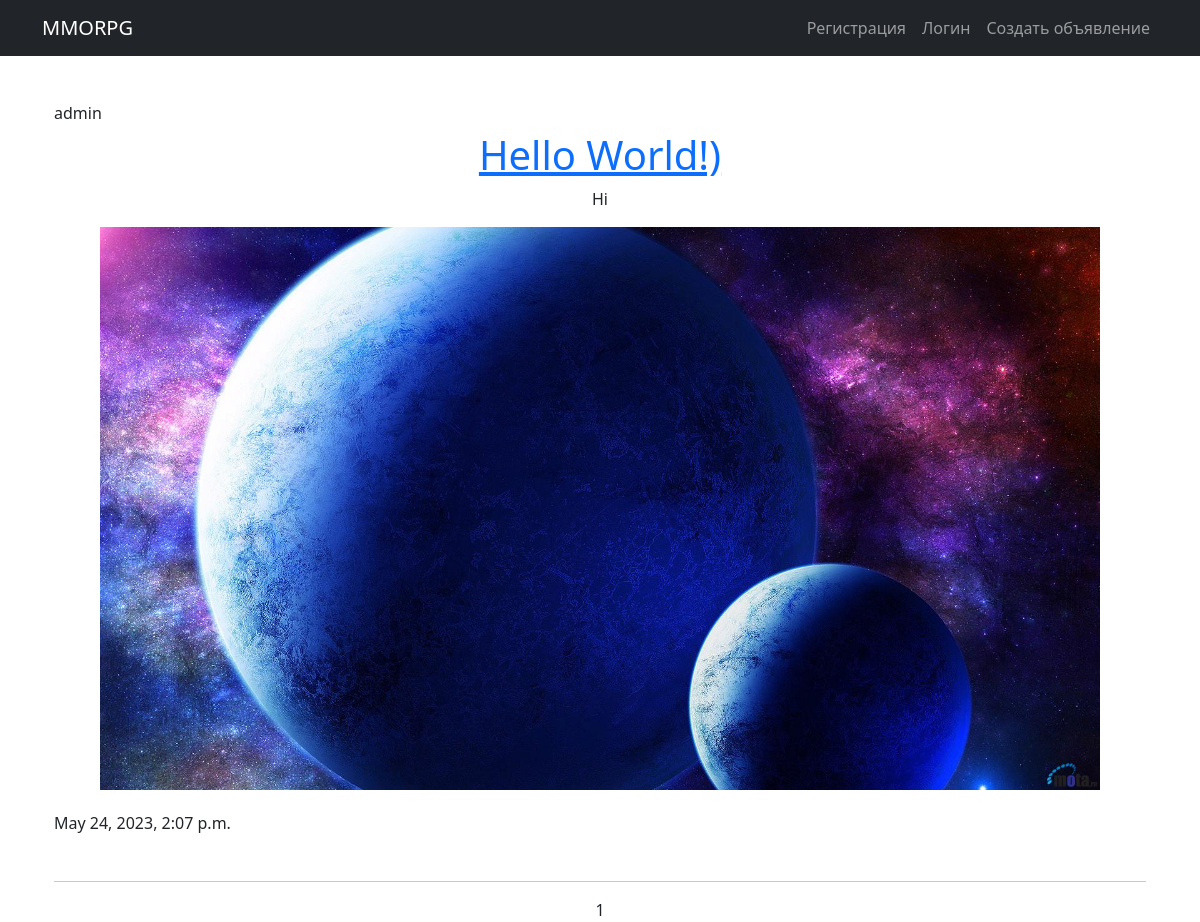
The page / on the database its author committed.
### appmmo/models.py (models this page shows, shortened)
class Advertisement(models.Model):
    tank = 'TK'
    heal = 'HL'
    dd = 'DD'
    trader = 'TD'
    guild_masters = 'GM'
    quest_giver = 'KG'
    blacksmith = 'BS'
    the_tanner = 'TR'
    potions_master = 'PM'
    master_of_spells = 'SP'
    CATEGORY_CHOIESES = (
        (tank, ('Танки')),
        (heal, ('Хилы')),
        (dd, ('ДД')),
        (trader, ('Торговец')),
        (guild_masters, ('Гилдмастер')),
        (quest_giver, ('Квестгивер')),
        (blacksmith, ('Кузнец')),
        (the_tanner, ('Кожевник')),
        (potions_master, ('Зельевар')),
        (master_of_spells, ('Мастер заклинаний')),
    )
    author = models.ForeignKey(User, on_delete=models.CASCADE)
    heading = models.CharField(max_length=128, help_text=('Название объявления'))
    text = models.TextField(help_text=('Это текст объявления'))
    classType = models.CharField(max_length=2, choices=CATEGORY_CHOIESES, help_text=('Тип класса'))
    image = models.ImageField(max_length=255,  upload_to=user_directory_path, null=True, blank=True)
    dateCreation = models.DateTimeField(auto_now_add=True)

### appmmo/views.py (the view)
# urls.py: path('', AdvertisementView.as_view(), name='advertisement'),
class AdvertisementView(ListView):
    model = Advertisement
    template_name = 'Advertisement.html'
    context_object_name = 'advertisements'
    paginate_by = 30
    ordering = ['-dateCreation']
    def get_queryset(self):
        queryset = super().get_queryset()
        self.filterset = AdvertisementFilter(self.request.GET, queryset)
        return self.filterset.qs

### templates/Advertisement.html (shortened to what this page needs)
{% extends 'flatpages/default.html' %}
{% block content %}
{% for i in advertisements %}
<div class="container">
     <h6 class="author">{{ i.author }}</h6>
  <a href="{% url 'advertisement_detail' i.pk %}">
    <h1>{{ i.heading }}</h1>
  </a>
  <p>{{ i.text }}</p>
    {% if i.image %}
  <div class="image-container">
  <img src="{{ i.image.url }}">
  </div>
    {% endif %}
 <br> <h6 class="data">{{ i.dateCreation }}</h6> </br>
    <hr>
</div>
{% endfor %}
   {{ page_obj.number }}
{% endblock content %}

### templates/Advertisement.html (style rules this page uses)
.author { text-align: left; }
.data { text-align: left; }
.image-container { display: flex; justify-content: center; align-items: center; }
img { max-width: 1000px; max-height: 1000px; min-width: 200px; min-height: 200px; }

### rows shown on the page
Advertisement: author "admin", heading "Hello World!)", text "Hi", image (picture), dateCreation "May 24, 2023, 2:07 p.m."

### other values the page prints
{{ page_obj.number }} "1"
